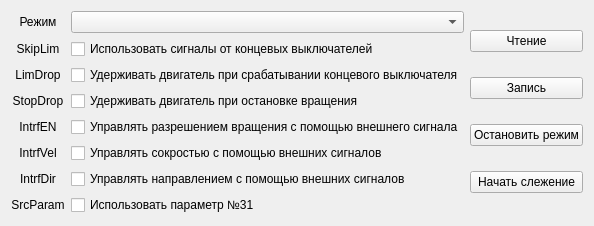
        <widget class="QWidget" name="tab_3">
         <attribute name="title">
          <string>Выбор режима</string>
         </attribute>
         <layout class="QGridLayout" name="gridLayout_7">
          <item row="0" column="0">
           <layout class="QGridLayout" name="gridLayout_3">
            <item row="0" column="0">
             <widget class="QLabel" name="label_22">
              <property name="text">
               <string>Режим</string>
              </property>
              <property name="alignment">
               <set>Qt::AlignCenter</set>
              </property>
             </widget>
            </item>
            <item row="4" column="1" colspan="2">
             <widget class="QCheckBox" name="IntrfEN">
              <property name="text">
               <string>Управлять разрешением вращения с помощью внешнего сигнала</string>
              </property>
             </widget>
            </item>
            <item row="1" column="1" colspan="2">
             <widget class="QCheckBox" name="SkipLim">
              <property name="text">
               <string>Использовать сигналы от концевых выключателей</string>
              </property>
             </widget>
            </item>
            <item row="2" column="0">
             <widget class="QLabel" name="label_24">
              <property name="layoutDirection">
               <enum>Qt::LeftToRight</enum>
              </property>
              <property name="text">
               <string>LimDrop</string>
              </property>
              <property name="alignment">
               <set>Qt::AlignCenter</set>
              </property>
             </widget>
            </item>
            <item row="6" column="0">
             <widget class="QLabel" name="label_25">
              <property name="layoutDirection">
               <enum>Qt::LeftToRight</enum>
              </property>
              <property name="text">
               <string>IntrfDir</string>
              </property>
              <property name="alignment">
               <set>Qt::AlignCenter</set>
              </property>
             </widget>
            </item>
            <item row="7" column="0">
             <widget class="QLabel" name="label_20">
              <property name="layoutDirection">
               <enum>Qt::LeftToRight</enum>
              </property>
              <property name="text">
               <string>SrcParam</string>
              </property>
              <property name="alignment">
               <set>Qt::AlignCenter</set>
              </property>
             </widget>
            </item>
            <item row="1" column="0">
             <widget class="QLabel" name="label_18">
              <property name="layoutDirection">
               <enum>Qt::LeftToRight</enum>
              </property>
              <property name="text">
               <string>SkipLim</string>
              </property>
              <property name="alignment">
               <set>Qt::AlignCenter</set>
              </property>
             </widget>
            </item>
            <item row="2" column="1" colspan="2">
             <widget class="QCheckBox" name="LimDrop">
              <property name="text">
               <string>Удерживать двигатель при срабатывании концевого выключателя</string>
              </property>
             </widget>
            </item>
            <item row="4" column="0">
             <widget class="QLabel" name="label_19">
              <property name="layoutDirection">
               <enum>Qt::LeftToRight</enum>
              </property>
              <property name="text">
               <string>IntrfEN</string>
              </property>
              <property name="alignment">
               <set>Qt::AlignCenter</set>
              </property>
             </widget>
            </item>
            <item row="6" column="1" colspan="2">
             <widget class="QCheckBox" name="IntrfDir">
              <property name="text">
               <string>Управлять направлением с помощью внешних сигналов</string>
              </property>
             </widget>
            </item>
            <item row="0" column="1" colspan="2">
             <widget class="QComboBox" name="comboBox_mode"/>
            </item>
            <item row="3" column="0">
             <widget class="QLabel" name="label_21">
              <property name="layoutDirection">
               <enum>Qt::LeftToRight</enum>
              </property>
              <property name="text">
               <string>StopDrop</string>
              </property>
              <property name="alignment">
               <set>Qt::AlignCenter</set>
              </property>
             </widget>
            </item>
            <item row="3" column="1" colspan="2">
             <widget class="QCheckBox" name="StopDrop">
              <property name="text">
               <string>Удерживать двигатель при остановке вращения</string>
              </property>
             </widget>
            </item>
            <item row="5" column="0">
             <widget class="QLabel" name="label_23">
              <property name="layoutDirection">
               <enum>Qt::LeftToRight</enum>
              </property>
              <property name="text">
               <string>IntrfVel</string>
              </property>
              <property name="alignment">
               <set>Qt::AlignCenter</set>
              </property>
             </widget>
            </item>
            <item row="5" column="1" colspan="2">
             <widget class="QCheckBox" name="IntrfVal">
              <property name="text">
               <string>Управлять сокростью с помощью внешних сигналов</string>
              </property>
             </widget>
            </item>
            <item row="7" column="1" colspan="2">
             <widget class="QCheckBox" name="SrcParam">
              <property name="text">
               <string>Использовать параметр №31</string>
              </property>
             </widget>
            </item>
           </layout>
          </item>
          <item row="0" column="1">
           <layout class="QVBoxLayout" name="verticalLayout_2">
            <item>
             <widget class="QPushButton" name="read_button_regime">
              <property name="text">
               <string>Чтение</string>
              </property>
             </widget>
            </item>
            <item>
             <widget class="QPushButton" name="write_button_regime">
              <property name="text">
               <string>Запись</string>
              </property>
             </widget>
            </item>
            <item>
             <widget class="QPushButton" name="stop_mode_button">
              <property name="text">
               <string>Остановить режим</string>
              </property>
             </widget>
            </item>
            <item>
             <widget class="QPushButton" name="start_tracking">
              <property name="text">
               <string>Начать слежение</string>
              </property>
             </widget>
            </item>
           </layout>
          </item>
         </layout>
        </widget>
